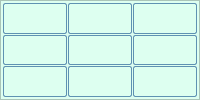
       <widget class="QFrame" name="frameA1">
        <property name="sizePolicy">
         <sizepolicy hsizetype="Expanding" vsizetype="Expanding">
          <horstretch>0</horstretch>
          <verstretch>0</verstretch>
         </sizepolicy>
        </property>
        <property name="styleSheet">
         <string notr="true">QFrame {background-color: rgb(221, 255, 240);}</string>
        </property>
        <property name="frameShape">
         <enum>QFrame::StyledPanel</enum>
        </property>
        <property name="frameShadow">
         <enum>QFrame::Raised</enum>
        </property>
        <layout class="QGridLayout" name="gridLayout_2">
         <property name="leftMargin">
          <number>2</number>
         </property>
         <property name="topMargin">
          <number>2</number>
         </property>
         <property name="rightMargin">
          <number>2</number>
         </property>
         <property name="bottomMargin">
          <number>2</number>
         </property>
         <property name="spacing">
          <number>1</number>
         </property>
         <item row="0" column="0">
          <widget class="GridLabel" name="grid00">
           <property name="styleSheet">
            <string notr="true">QLabel {border-radius:2px; border:1px solid #5F92B2;}</string>
           </property>
           <property name="text">
            <string/>
           </property>
           <property name="textFormat">
            <enum>Qt::AutoText</enum>
           </property>
           <property name="alignment">
            <set>Qt::AlignCenter</set>
           </property>
          </widget>
         </item>
         <item row="0" column="1">
          <widget class="GridLabel" name="grid01">
           <property name="styleSheet">
            <string notr="true">QLabel {border-radius:2px; border:1px solid #5F92B2;}</string>
           </property>
           <property name="text">
            <string/>
           </property>
           <property name="alignment">
            <set>Qt::AlignCenter</set>
           </property>
          </widget>
         </item>
         <item row="0" column="2">
          <widget class="GridLabel" name="grid02">
           <property name="styleSheet">
            <string notr="true">QLabel {border-radius:2px; border:1px solid #5F92B2;}</string>
           </property>
           <property name="text">
            <string/>
           </property>
           <property name="alignment">
            <set>Qt::AlignCenter</set>
           </property>
          </widget>
         </item>
         <item row="1" column="0">
          <widget class="GridLabel" name="grid10">
           <property name="styleSheet">
            <string notr="true">QLabel {border-radius:2px; border:1px solid #5F92B2;}</string>
           </property>
           <property name="text">
            <string/>
           </property>
           <property name="alignment">
            <set>Qt::AlignCenter</set>
           </property>
          </widget>
         </item>
         <item row="1" column="1">
          <widget class="GridLabel" name="grid11">
           <property name="styleSheet">
            <string notr="true">QLabel {border-radius:2px; border:1px solid #5F92B2;}</string>
           </property>
           <property name="alignment">
            <set>Qt::AlignCenter</set>
           </property>
          </widget>
         </item>
         <item row="1" column="2">
          <widget class="GridLabel" name="grid12">
           <property name="styleSheet">
            <string notr="true">QLabel {border-radius:2px; border:1px solid #5F92B2;}</string>
           </property>
           <property name="text">
            <string/>
           </property>
           <property name="alignment">
            <set>Qt::AlignCenter</set>
           </property>
          </widget>
         </item>
         <item row="2" column="0">
          <widget class="GridLabel" name="grid20">
           <property name="styleSheet">
            <string notr="true">QLabel {border-radius:2px; border:1px solid #5F92B2;}</string>
           </property>
           <property name="alignment">
            <set>Qt::AlignCenter</set>
           </property>
          </widget>
         </item>
         <item row="2" column="1">
          <widget class="GridLabel" name="grid21">
           <property name="styleSheet">
            <string notr="true">QLabel {border-radius:2px; border:1px solid #5F92B2;}</string>
           </property>
           <property name="alignment">
            <set>Qt::AlignCenter</set>
           </property>
          </widget>
         </item>
         <item row="2" column="2">
          <widget class="GridLabel" name="grid22">
           <property name="styleSheet">
            <string notr="true">QLabel {border-radius:2px; border:1px solid #5F92B2;}</string>
           </property>
           <property name="text">
            <string/>
           </property>
           <property name="alignment">
            <set>Qt::AlignCenter</set>
           </property>
          </widget>
         </item>
        </layout>
       </widget>
